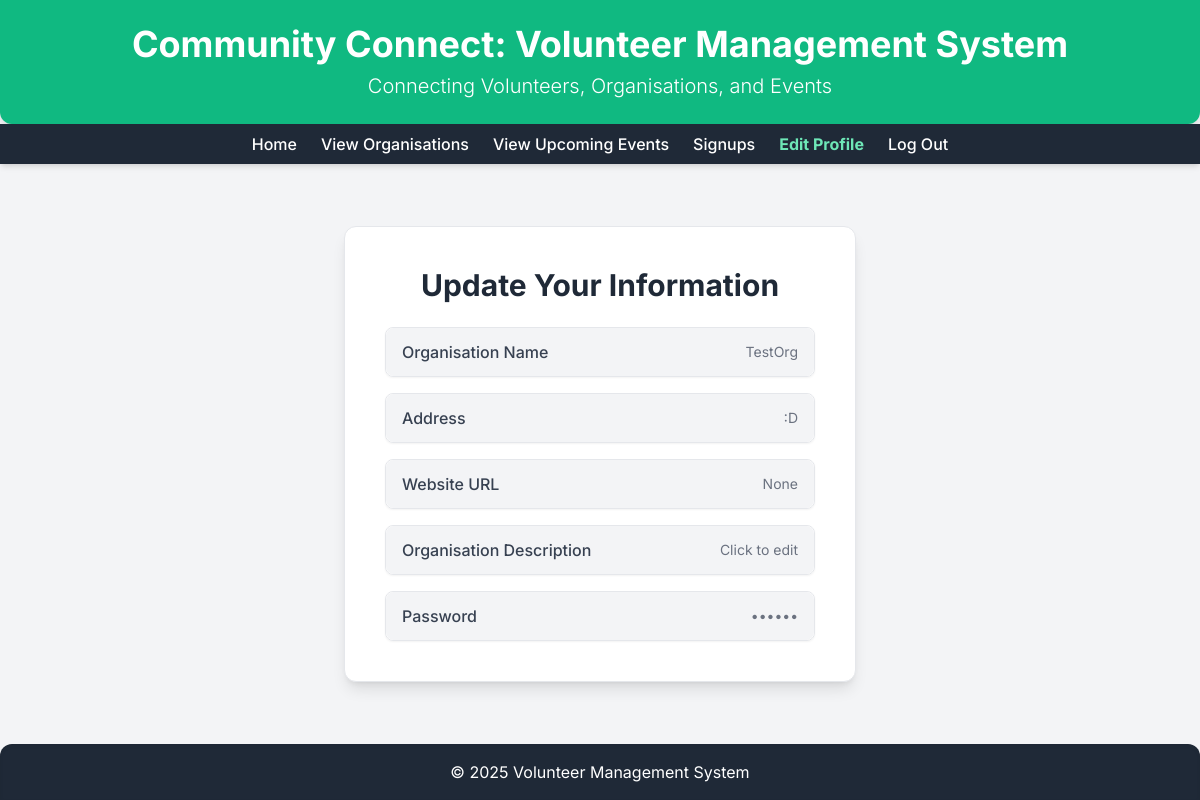
Page /edit_profile (signed in) on the earlier database version.
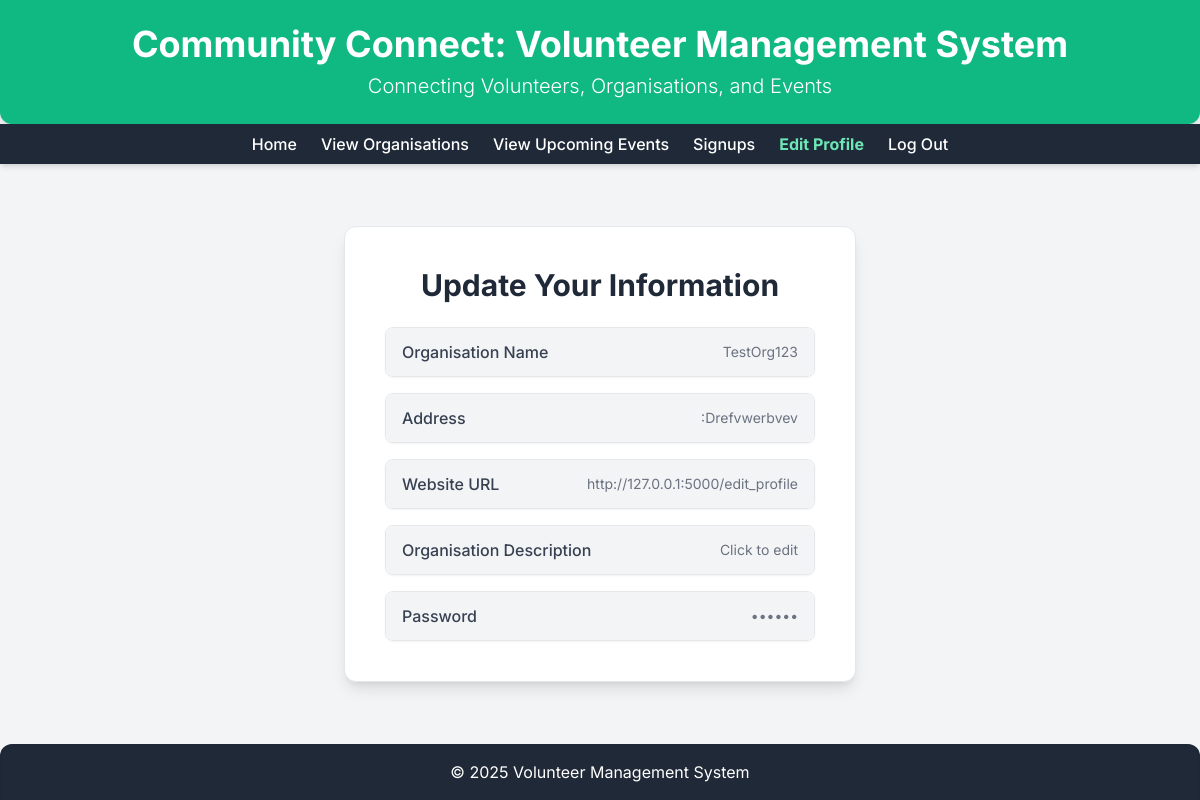
Same page on the later database version.
### tables this page shows
CREATE TABLE Organisations (
    ID INTEGER PRIMARY KEY,
    Password TEXT NOT NULL CHECK(length(Password) <= 20),
    Name TEXT NOT NULL UNIQUE CHECK(length(Name) <= 20),
    WebsiteURL TEXT CHECK(WebsiteURL LIKE 'http%' AND length(WebsiteURL) <= 50),
    Address TEXT NOT NULL CHECK(length(Address) <= 30),
    Description TEXT CHECK(length(Description) <= 300),
    Email TEXT NOT NULL UNIQUE CHECK(length(Email) <= 30),
    Verified BOOLEAN NOT NULL DEFAULT False
);

### app.py (the view, shortened to what this page needs)
@app.route('/edit_profile', methods=['GET', 'POST'])
def edit_profile():
    if 'user_id' not in session or 'user_type' not in session:
        return redirect('/login')
    user_id = session['user_id']
    user_type = session['user_type']
    db = get_db()
    user = {}
    if user_type == 'volunteer':
        cur = db.execute("SELECT Email, PhoneNumber, Location, Bio FROM Volunteers WHERE ID = ?", (user_id,))
        volunteer_data = cur.fetchone()
        if not volunteer_data:
            return "Volunteer not found.", 404
        user['email'], user['phone_number'], user['location'], user['bio'] = volunteer_data
        cur = db.execute("""
            SELECT T2.Name
            FROM VolunteerSkills AS T1
            JOIN Skills AS T2 ON T1.SkillID = T2.ID
            WHERE T1.VolunteerID = ?
        """, (user_id,))
        user['skills'] = [row[0] for row in cur.fetchall()]
        cur = db.execute("SELECT Name FROM Skills")
        user['all_skills'] = [row[0] for row in cur.fetchall()]
    elif user_type == 'organisation':
        cur = db.execute("SELECT Name, Address, WebsiteURL, Description FROM Organisations WHERE ID = ?", (user_id,))
        org_data = cur.fetchone()
        if not org_data:
            return "Organisation not found.", 404
        user['name'], user['address'], user['website_url'], user['bio'] = org_data
    user['user_type'] = user_type
    return render_template('edit_profile.html', user=user)

### app.py (called while the page is built)
def get_db():
    db = getattr(g, '_database', None)
    if db is None:
        db = g._database = sqlite3.connect(DATABASE)
        db.row_factory = sqlite3.Row  # lets you access results like dicts
    return db

@app.teardown_appcontext
def close_connection(exception):
    db = getattr(g, '_database', None)
    if db is not None:
        db.close()

### templates/edit_profile.html (shortened to what this page needs)
<!DOCTYPE html>
<html lang="en">
<head>
    <script src="https://cdn.tailwindcss.com"></script>
</head>
<body class="flex flex-col min-h-screen">
    <header class="bg-emerald-500 text-white p-6 text-center rounded-b-xl shadow-lg">
        <h1 class="text-4xl font-bold">Community Connect: Volunteer Management System</h1>
        <p class="mt-2 text-xl font-light">Connecting Volunteers, Organisations, and Events</p>
    </header>
    <nav class="bg-gray-800 p-2 text-center shadow-md">
        <div class="max-w-4xl mx-auto flex justify-center space-x-6">
            <a href="/" class="text-white hover:text-emerald-300 font-medium transition-colors">Home</a>
            <a href="/organisations" class="text-white hover:text-emerald-300 font-medium transition-colors">View Organisations</a>
            <a href="/events" class="text-white hover:text-emerald-300 font-medium transition-colors">View Upcoming Events</a>
            {% if session["user_type"] == "volunteer" %}
                <a href="/signups" class="text-white hover:text-emerald-300 font-medium transition-colors">My Signups</a>
                <a href="/edit_profile" class="text-emerald-300 font-bold transition-colors">Edit Profile</a>
                <a href="/logout" class="text-white hover:text-emerald-300 font-medium transition-colors">Log Out</a>
            {% elif session["user_type"] == "organisation" %}
                <a href="/signups" class="text-white hover:text-emerald-300 font-medium transition-colors">Signups</a>
                <a href="/edit_profile" class="text-emerald-300 font-bold transition-colors">Edit Profile</a>
                <a href="/logout" class="text-white hover:text-emerald-300 font-medium transition-colors">Log Out</a>
            {% endif %}
        </div>
    </nav>
    <main class="p-8 flex-grow flex flex-col items-center justify-center">
        <div class="max-w-lg w-full bg-white p-10 rounded-xl shadow-lg border border-gray-200">
            <h2 class="text-3xl font-bold text-center text-gray-800 mb-6">Update Your Information</h2>
            {% if session["user_type"] == "volunteer" %}
                <div class="space-y-4">
                    <div class="border rounded-lg shadow-sm">
                        <button type="button" onclick="toggleField('emailField')"
                            class="w-full flex justify-between items-center px-4 py-3 bg-gray-100 hover:bg-gray-200 transition rounded-lg">
                            <span class="font-medium text-gray-700">Email</span>
                            <span class="text-sm text-gray-500">{{ user.email }}</span>
                        </button>
                        <div id="emailField" class="hidden px-4 py-3 border-t">
                            <form action="/edit_profile" method="POST" class="flex gap-2">
                                <input type="hidden" name="field" value="email">
                                <input type="email" name="value" value="{{ user.email }}"
                                    class="flex-grow px-3 py-2 border rounded-lg focus:ring-2 focus:ring-emerald-500" required>
                                <button type="submit" class="bg-emerald-600 text-white px-4 py-2 rounded-lg hover:bg-emerald-700">Save</button>
                            </form>
                        </div>
                    </div>
                    <div class="border rounded-lg shadow-sm">
                        <button type="button" onclick="toggleField('passwordField')"
                            class="w-full flex justify-between items-center px-4 py-3 bg-gray-100 hover:bg-gray-200 transition rounded-lg">
                            <span class="font-medium text-gray-700">Password</span>
                            <span class="text-sm text-gray-500">••••••</span>
                        </button>
                        <div id="passwordField" class="hidden px-4 py-3 border-t">
                            <form action="/edit_profile" method="POST" class="flex gap-2">
                                <input type="hidden" name="field" value="password">
                                <input type="password" name="value" placeholder="Enter new password"
                                    class="flex-grow px-3 py-2 border rounded-lg focus:ring-2 focus:ring-emerald-500" required>
                                <button type="submit" class="bg-emerald-600 text-white px-4 py-2 rounded-lg hover:bg-emerald-700">Save</button>
                            </form>
                        </div>
                    </div>
                    <div class="border rounded-lg shadow-sm">
                        <button type="button" onclick="toggleField('phoneField')"
                            class="w-full flex justify-between items-center px-4 py-3 bg-gray-100 hover:bg-gray-200 transition rounded-lg">
                            <span class="font-medium text-gray-700">Phone</span>
                            <span class="text-sm text-gray-500">{{ user.phone_number }}</span>
                        </button>
                        <div id="phoneField" class="hidden px-4 py-3 border-t">
                            <form action="/edit_profile" method="POST" class="flex gap-2">
                                <input type="hidden" name="field" value="phone_number">
                                <input type="tel" name="value" value="{{ user.phone_number }}"
                                    class="flex-grow px-3 py-2 border rounded-lg focus:ring-2 focus:ring-emerald-500">
                                <button type="submit" class="bg-emerald-600 text-white px-4 py-2 rounded-lg hover:bg-emerald-700">Save</button>
                            </form>
                        </div>
                    </div>
                    <div class="border rounded-lg shadow-sm">
                        <button type="button" onclick="toggleField('locationField')"
                            class="w-full flex justify-between items-center px-4 py-3 bg-gray-100 hover:bg-gray-200 transition rounded-lg">
                            <span class="font-medium text-gray-700">Location</span>
                            <span class="text-sm text-gray-500">{{ user.location }}</span>
                        </button>
                        <div id="locationField" class="hidden px-4 py-3 border-t">
                            <form action="/edit_profile" method="POST" class="flex gap-2">
                                <input type="hidden" name="field" value="location">
                                <input type="text" name="value" value="{{ user.location }}"
                                    class="flex-grow px-3 py-2 border rounded-lg focus:ring-2 focus:ring-emerald-500">
                                <button type="submit" class="bg-emerald-600 text-white px-4 py-2 rounded-lg hover:bg-emerald-700">Save</button>
                            </form>
                        </div>
                    </div>
                    <div class="border rounded-lg shadow-sm">
                        <button type="button" onclick="toggleField('bioField')"
                            class="w-full flex justify-between items-center px-4 py-3 bg-gray-100 hover:bg-gray-200 transition rounded-lg">
                            <span class="font-medium text-gray-700">Bio</span>
                            <span class="text-sm text-gray-500">Click to edit</span>
                        </button>
                        <div id="bioField" class="hidden px-4 py-3 border-t">
                            <form action="/edit_profile" method="POST" class="flex flex-col gap-2">
                                <input type="hidden" name="field" value="bio">
                                <textarea name="value" rows="4"
                                    class="flex-grow px-3 py-2 border rounded-lg focus:ring-2 focus:ring-emerald-500 resize-none">{{ user.bio }}</textarea>
                                <button type="submit" class="bg-emerald-600 text-white px-4 py-2 rounded-lg hover:bg-emerald-700">Save</button>
                            </form>
                        </div>
                    </div>
                    <div class="border rounded-lg shadow-sm">
                        <div class="px-4 py-3 bg-gray-100 rounded-lg">
                            <span class="font-medium text-gray-700">Skills</span>
                            <div id="selected-skills" class="flex flex-wrap gap-2 mt-2">
                                {% for skill in user.skills %}
                                    <span class="bg-emerald-100 text-emerald-800 text-xs font-medium px-2.5 py-0.5 rounded-full">{{ skill }}</span>
                                {% endfor %}
                            </div>
                            <button type="button" onclick="openSkillsModal()"
                                class="mt-2 text-sm text-emerald-600 hover:underline">
                                Edit Skills
                            </button>
                            <form id="skillsForm" action="/edit_profile" method="POST">
                                <input type="hidden" name="field" value="skills">
                                <input type="hidden" name="value" id="skills-input">
                            </form>
                        </div>
                    </div>
                </div>
            {% elif session["user_type"] == "organisation" %}
                <div class="space-y-4">
                    <div class="border rounded-lg shadow-sm">
                        <button type="button" onclick="toggleField('nameField')"
                            class="w-full flex justify-between items-center px-4 py-3 bg-gray-100 hover:bg-gray-200 transition rounded-lg">
                            <span class="font-medium text-gray-700">Organisation Name</span>
                            <span class="text-sm text-gray-500">{{ user.name }}</span>
                        </button>
                    </div>
                    <div class="border rounded-lg shadow-sm">
                        <button type="button" onclick="toggleField('addressField')"
                            class="w-full flex justify-between items-center px-4 py-3 bg-gray-100 hover:bg-gray-200 transition rounded-lg">
                            <span class="font-medium text-gray-700">Address</span>
                            <span class="text-sm text-gray-500">{{ user.address }}</span>
                        </button>
                    </div>
                    <div class="border rounded-lg shadow-sm">
                        <button type="button" onclick="toggleField('websiteField')"
                            class="w-full flex justify-between items-center px-4 py-3 bg-gray-100 hover:bg-gray-200 transition rounded-lg">
                            <span class="font-medium text-gray-700">Website URL</span>
                            <span class="text-sm text-gray-500">{{ user.website_url }}</span>
                        </button>
                    </div>
                    <div class="border rounded-lg shadow-sm">
                        <button type="button" onclick="toggleField('orgBioField')"
                            class="w-full flex justify-between items-center px-4 py-3 bg-gray-100 hover:bg-gray-200 transition rounded-lg">
                            <span class="font-medium text-gray-700">Organisation Description</span>
                            <span class="text-sm text-gray-500">Click to edit</span>
                        </button>
                    </div>
                    <div class="border rounded-lg shadow-sm">
                        <button type="button" onclick="toggleField('orgPasswordField')"
                            class="w-full flex justify-between items-center px-4 py-3 bg-gray-100 hover:bg-gray-200 transition rounded-lg">
                            <span class="font-medium text-gray-700">Password</span>
                            <span class="text-sm text-gray-500">••••••</span>
                        </button>
                    </div>
                </div>
            {% endif %}
        </div>
    </main>
    <footer class="bg-gray-800 text-white p-4 text-center mt-auto shadow-inner rounded-t-xl">
        <p>&copy; 2025 Volunteer Management System</p>
    </footer>
</body>
</html>

### templates/edit_profile.html (style rules this page uses)
body { font-family: 'Inter', sans-serif; background-color: #f3f4f6; color: #1f2937; }

Differences in the rows shown:
changed Organisations: name "TestOrg" → "TestOrg123"; address ":D" → ":Drefvwerbvev"; website_url (not shown) → "http://127.0.0.1:5000/edit_profile"
Other differences:
{{ user.website_url }}: "None" → (not shown)
